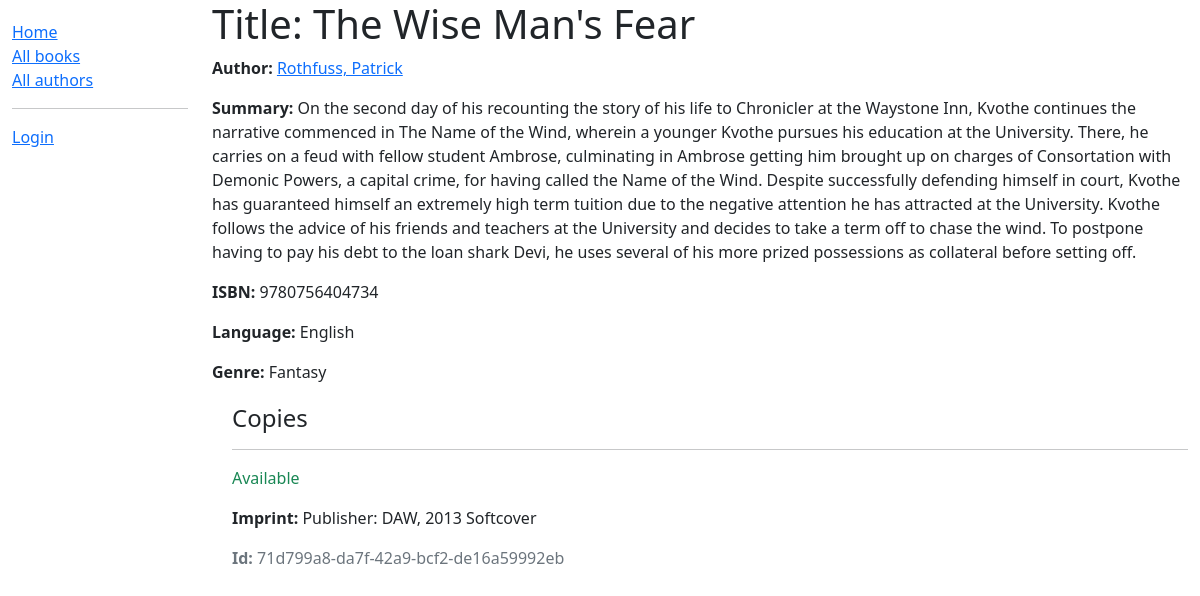
/catalog/book/1, run on the app's committed database.
### catalog/models.py (models this page shows, shortened)
class Book(models.Model):
    title = models.CharField(max_length=200)
    author = models.ForeignKey('Author', on_delete=models.SET_NULL, null=True)
    summary = models.TextField(max_length=1000, help_text='Enter a brief description of the book')
    isbn = models.CharField('ISBN', max_length=13, unique=True,
                            help_text='13 Character <a href="https://www.isbn-international.org/content/what-isbn">ISBN number</a>')
    genre = models.ManyToManyField(Genre, help_text='Select a genre for this book')
    languages = models.ManyToManyField(Language, help_text='Select a languages for this book')
    def display_genre(self):
        """Create a string for the Genre. This is required to display genre in Admin."""
        return ', '.join(genre.name for genre in self.genre.all()[:3])
    display_genre.short_description = 'Genre'
    def display_languages(self):
        """Create a string for the Languages. This is required to display languages in Admin."""
        return ', '.join(languages.name for languages in self.languages.all()[:3])
    display_languages.short_description = 'Languages'

class Author(models.Model):
    first_name = models.CharField(max_length=100)
    last_name = models.CharField(max_length=100)
    date_of_birth = models.DateField(null=True, blank=True)
    date_of_death = models.DateField('Died', null=True, blank=True)
    class Meta:
        ordering = ['last_name', 'first_name']
        permissions = (("can_edit_authors", "Set author as edited"),)
    def __str__(self):
        return f'{self.last_name}, {self.first_name}'

class Language(models.Model):
    name = models.CharField(max_length=200,
                            help_text="Enter the book's natural language (e.g. English, French, Japanese etc.)")
    iso_code = models.CharField(max_length=4, unique=True)

class Genre(models.Model):
    name = models.CharField(max_length=200, help_text='Enter a book genre (e.g. Science Fiction)')
    def __str__(self):
        return self.name

class BookInstance(models.Model):
    id = models.UUIDField(primary_key=True, default=uuid.uuid4, help_text='Unique ID for this particular book across whole library')
    book = models.ForeignKey('Book', on_delete=models.RESTRICT, null=True)
    imprint = models.CharField(max_length=200)
    due_back = models.DateField(null=True, blank=True)
    borrower = models.ForeignKey(User, on_delete=models.SET_NULL, null=True, blank=True)
    LOAN_STATUS = (
        ('m', 'Maintenance'),
        ('o', 'On loan'),
        ('a', 'Available'),
        ('r', 'Reserved'),
    )
    status = models.CharField(
        max_length=1,
        choices=LOAN_STATUS,
        blank=True,
        default='m',
        help_text='Book availability',
    )
    class Meta:
        ordering = ['due_back']
        permissions = (("can_mark_returned", "Set book as returned"),)

### catalog/views.py (the view, shortened to what this page needs)
# urls.py: re_path(r'^book/(?P<pk>\d+)$', views.BookDetailView.as_view(), name='book-detail'),
class BookDetailView(generic.DetailView):
    model = Book
    paginate_by = 10

### catalog/templates/catalog/book_detail.html (shortened to what this page needs)
{% extends "catalog/base_generic.html" %}
{% block content %}
    <h1>Title: {{ book.title }}</h1>
    <p><strong>Author:</strong> <a href="{% url 'author-detail' book.author.pk %}">{{ book.author }}</a></p>
    <p><strong>Summary:</strong> {{ book.summary }}</p>
    <p><strong>ISBN:</strong> {{ book.isbn }}</p>
    <p><strong>Language:</strong>
        {% for language in book.languages.all %}
            {{ language.name }}{% if not forloop.last %}, {% endif %}
        {% endfor %}
    </p>
    <p><strong>Genre:</strong> {{ book.genre.all|join:", " }}</p>
    <div style="margin-left:20px;margin-top:20px">
        <h4>Copies</h4>
        {% for copy in book.bookinstance_set.all %}
            <hr/>
            <p
                    class="{% if copy.status == 'a' %}text-success{% elif copy.status == 'm' %}text-danger{% else %}text-warning{% endif %}">
                {{ copy.get_status_display }}
            </p>
            <p><strong>Imprint:</strong> {{ copy.imprint }}</p>
            <p class="text-muted"><strong>Id:</strong> {{ copy.id }}</p>
        {% endfor %}
    </div>
{% endblock %}

### data on the page
Book: author "Rothfuss, Patrick", summary "On the second day of his recounting the story of his life to Chronicler at the Waystone Inn, Kvothe continues the narrative commenced in The Name of the Wind, wherein a younger Kvothe pursues his education at the University. There, he carries on a feud with fellow student Ambrose, culminating in Ambrose getting him brought up on charges of Consortation with Demonic Powers, a capital crime, for having called the Name of the Wind. Despite successfully defending himself in court, Kvothe has guaranteed himself an extremely high term tuition due to the negative attention he has attracted at the University. Kvothe follows the advice of his friends and teachers at the University and decides to…", isbn "9780756404734", genre.all "Fantasy"
Language: name "English"
BookInstance: status "Available", imprint "Publisher: DAW, 2013 Softcover", id "71d799a8-da7f-42a9-bcf2-de16a59992eb"
